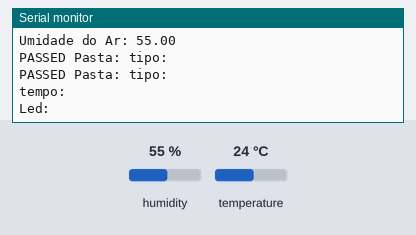
Bench run of a program on a simulated ESP32. Shown: the last lines printed to the serial monitor. Inputs (shaded band) come from the test bench; at power-on: humidity 55 %, temperature 24 °C. WiFi joins after 1.5 s; servers stay silent unless stated.

Above: at 2.7 s.
2.8 s: humidity set to 22 %
14.0 s: temperature set to 12 °C
At 16.66 s:
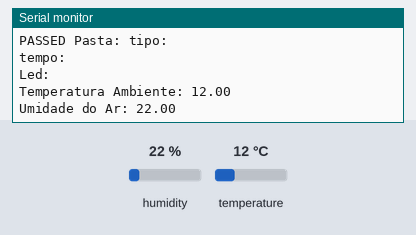
25.2 s: humidity set to 40 %
At 31.81 s:
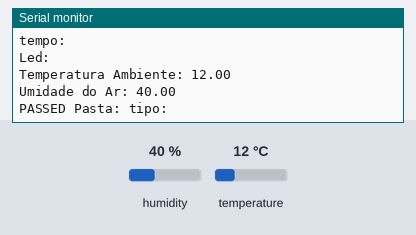

The program:

main.cpp
```cpp
// PINOUT ESP32 WeMoS LOLIN32 LITE
// https://forum.arduino.ru/uploads/default/original/1X/5e312ebaff8027632af71eff813c611c9699c0e5.jpeg

// SENSOR DE TEMPERATURA E UMIDADE DHT11 + FIREBASE

#include <Arduino.h>
#include <WiFi.h>
#include <Firebase_ESP_Client.h>
#include <DHT.h>

#define DHTPIN 13
#define PINLED 2

// CONFIGURAÇÃO DHT:
#define DHTTYPE DHT11
DHT dht(DHTPIN, DHTTYPE);
float tempAr;
float umidade;

// Provide the token generation process info.
#include "addons/TokenHelper.h"
// Provide the RTDB payload printing info and other helper functions.
#include "addons/RTDBHelper.h"

// Insert your network credentials
#define WIFI_SSID "escolaz"
#define WIFI_PASSWORD "147953Pietro@"

// Insert Firebase project API Key
#define API_KEY "AIzaSyBztAQblHabEZmSEBnV1XPfYoL12KV259k"

// Insert RTDB URLefine the RTDB URL */
#define DATABASE_URL "projectiot-f6a29-default-rtdb.firebaseio.com"

// Define Firebase Data object
FirebaseData fbdo;

FirebaseAuth auth;
FirebaseConfig config;

unsigned long sendDataPrevMillis = 0;
int count = 0;
bool signupOK = false;

int ledOnLine = 0;

void dhtSensor()
{
    // limpa as variáveis:
    tempAr = 0;  // Limpo variável de temperatura a cada nova leitura
    umidade = 0; // Limpo variável de umidade a cada nova leitura

    // Leitura do sensor
    tempAr = dht.readTemperature(); // Função que realiza a leitura da temperatura do sensor dht11
    umidade = dht.readHumidity();   // Função que realiza a leitura da umidade do sensor dht11

    // Caso os valores lidos do sensor não sejam válidos executamos as seguintes linhas
    if (isnan(tempAr) || isnan(umidade))
    {
        Serial.println("Falha na leitura do sensor DHT"); // Informar ao usuário que houve uma falha na leitura do sensor
        delay(1500);                                      // Aguardamos 1,5 segundos
        return;                                           // Retornamos a função para o seu ponto inicial
    }

    Serial.print("Temperatura Ambiente: ");
    Serial.println(tempAr);
    Serial.print("Umidade do Ar: ");
    Serial.println(umidade);
}

void piscaLed()
{
}

void setup()
{
    Serial.begin(115200);
    WiFi.begin(WIFI_SSID, WIFI_PASSWORD);
    Serial.print("Connecting to Wi-Fi");
    while (WiFi.status() != WL_CONNECTED)
    {
        Serial.print(".");
        delay(300);
    }
    Serial.println();
    Serial.print("Connected with IP: ");
    Serial.println(WiFi.localIP());
    Serial.println();

    /* Assign the api key (required) */
    config.api_key = API_KEY;

    /* Assign the RTDB URL (required) */
    config.database_url = DATABASE_URL;

    /* Sign up */

    if (Firebase.signUp(&config, &auth, "", ""))
    {
        Serial.println("ok");
        signupOK = true;
    }
    else
    {
        Serial.printf("%s\n", config.signer.signupError.message.c_str());
    }

    /* Assign the callback function for the long running token generation task */
    config.token_status_callback = tokenStatusCallback; // see addons/TokenHelper.h

    Firebase.begin(&config, &auth);
    Firebase.reconnectWiFi(true);
}

void loop()
{
    if (Firebase.ready() && signupOK && (millis() - sendDataPrevMillis > 15000 || sendDataPrevMillis == 0))
    {
        sendDataPrevMillis = millis();
        // Write an Int number on the database path test/int

        dhtSensor();

        if (Firebase.RTDB.setFloat(&fbdo, "ESP32/TEMP", tempAr))
        {
            Serial.print("PASSED");
            Serial.print(" Pasta:" + fbdo.dataPath());
            Serial.println(" tipo:" + fbdo.dataType());
        }
        else
        {
            Serial.println("Falha:" + fbdo.errorReason());
        }

        // Write an Float number on the database path test/float
        if (Firebase.RTDB.setFloat(&fbdo, "ESP32/UMI", umidade))
        {
            Serial.print("PASSED");
            Serial.print(" Pasta:" + fbdo.dataPath());
            Serial.println(" tipo:" + fbdo.dataType());
        }
        else
        {
            Serial.println("Falha:" + fbdo.errorReason());
        }
        Firebase.RTDB.setTimestamp(&fbdo, "/ESP32/DATE_UPDATE");
        Serial.println("tempo:" + fbdo.dataPath());

        // ledOnLine = Firebase.RTDB.getInt(&fbdo, "/ESP32/LedOnLine");

        Serial.println("Led:" + ledOnLine);

        digitalWrite(PINLED, ledOnLine);
    }
}
```

Measured:
- after the input at 14.0 s, the serial monitor: prints a new line after 2.5 s (image 1)
- after the input at 25.2 s, the serial monitor: prints a new line after 6.3 s (image 2)
